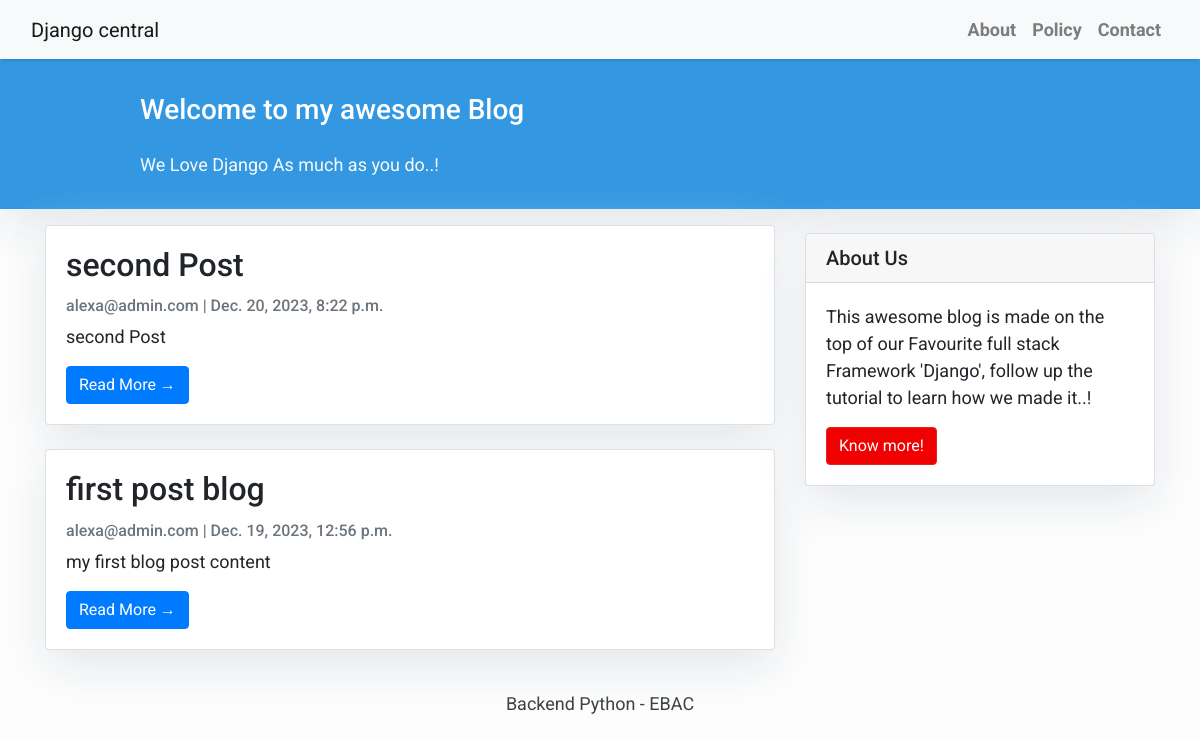
The page /home on the database its author committed.
### blog/models/post.py (models this page shows, shortened)
class Post(models.Model):
    title = models.CharField(max_length=200, unique=True)
    slug = models.SlugField(max_length=200, unique=True)
    author = models.ForeignKey(User, on_delete = models.CASCADE, related_name='blog_posts')
    updated_on = models.DateTimeField(auto_now=True)
    content = models.TextField()
    created_on = models.DateTimeField(auto_now_add=True)
    status = models.IntegerField(choices=STATUS, default=0)
    class Meta:
        ordering = ['-created_on']

### blog/views/post_view.py (the view)
# urls.py: path("", views.PostView.as_view(), name="home"),
class PostView(generic.ListView):
    queryset = Post.objects.filter(status=0).order_by('-created_on')
    template_name = 'index.html'

### templates/index.html (shortened to what this page needs)
{% extends "base.html" %}
{% block content %}
<header class="masthead">
    <div class="container">
        <div class="row">
            <div class=" col-md-8 col-md-10 mx-auto">
                <div class="site-heading">
                    <h3 class=" site-heading my-4 mt-3 text-white"> Welcome to my awesome Blog </h3>
                    <p class="text-light">We Love Django As much as you do..! &nbsp
                    </p>
                </div>
            </div>
        </div>
    </div>
</header>
<div class="container">
    <div class="row">
        <div class="col-md-8 mt-3 left">
            {% for post in post_list %}
            <div class="card mb-4">
                <div class="card-body">
                    <h2 class="card-title">{{ post.title }}</h2>
                    <p class="card-text text-muted h6">{{ post.author }} | {{ post.created_on}} </p>
                    <p class="card-text">{{post.content|slice:":200" }}</p>
                    <a href="{% url 'post_detail' post.slug  %}" class="btn btn-primary">Read More &rarr;</a>
                </div>
            </div>
            {% endfor %}
        </div>
        {% block sidebar %} {% include 'sidebar.html' %} {% endblock sidebar %}
    </div>
</div>
{%endblock%}

### templates/base.html (style rules this page uses)
body { font-family: "Roboto", sans-serif; font-size: 17px; background-color: #fdfdfd; }
.masthead { background: #3398E1; height: auto; padding-bottom: 15px; box-shadow: 0 16px 48px #E3E7EB; padding-top: 10px; }

### templates/index.html (style rules this page uses)
body { font-family: "Roboto", sans-serif; font-size: 18px; background-color: #fdfdfd; }
.card { box-shadow: 0 16px 48px #E3E7EB; }

### rows shown on the page
Post: title "second Post", author "alexa@admin.com", created_on "Dec. 20, 2023, 8:22 p.m.", content "second Post"
Post: title "first post blog", author "alexa@admin.com", created_on "Dec. 19, 2023, 12:56 p.m.", content "my first blog post content"
